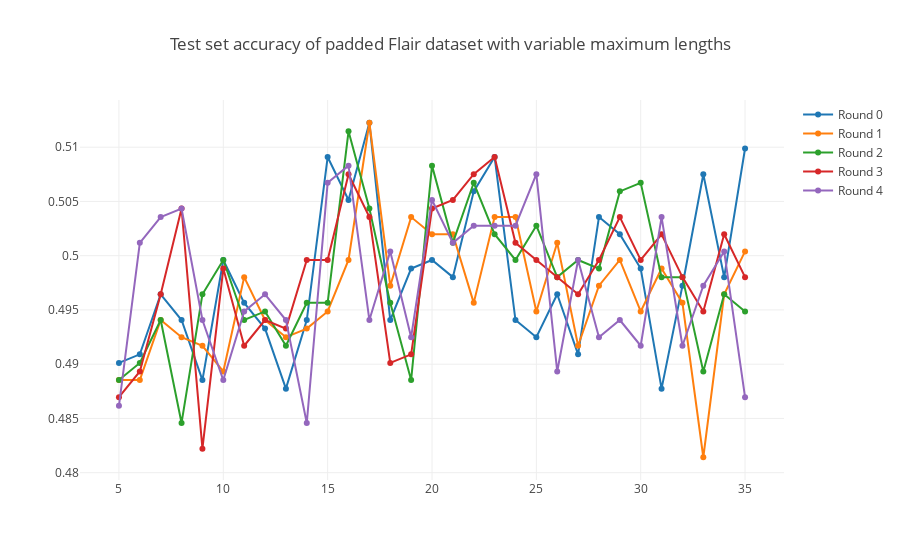

Write notebook code for a chart like this one.
### Code cell
traces = flair_rounds

# Create traces
def create_scatter(counter):
    acc_dict = traces[counter]
    
    return go.Scatter(
        x = list(acc_dict.keys()),
        y = list(acc_dict.values()),
        mode = 'lines+markers',
        name = 'Round ' + str(counter)
    )

trace_data = [create_scatter(trace) for trace in range(len(traces))]

layout = go.Layout(
    title = 'Test set accuracy of padded Flair dataset with variable maximum lengths',
)

fig = go.Figure(data = trace_data, layout = layout)

iplot(fig)
